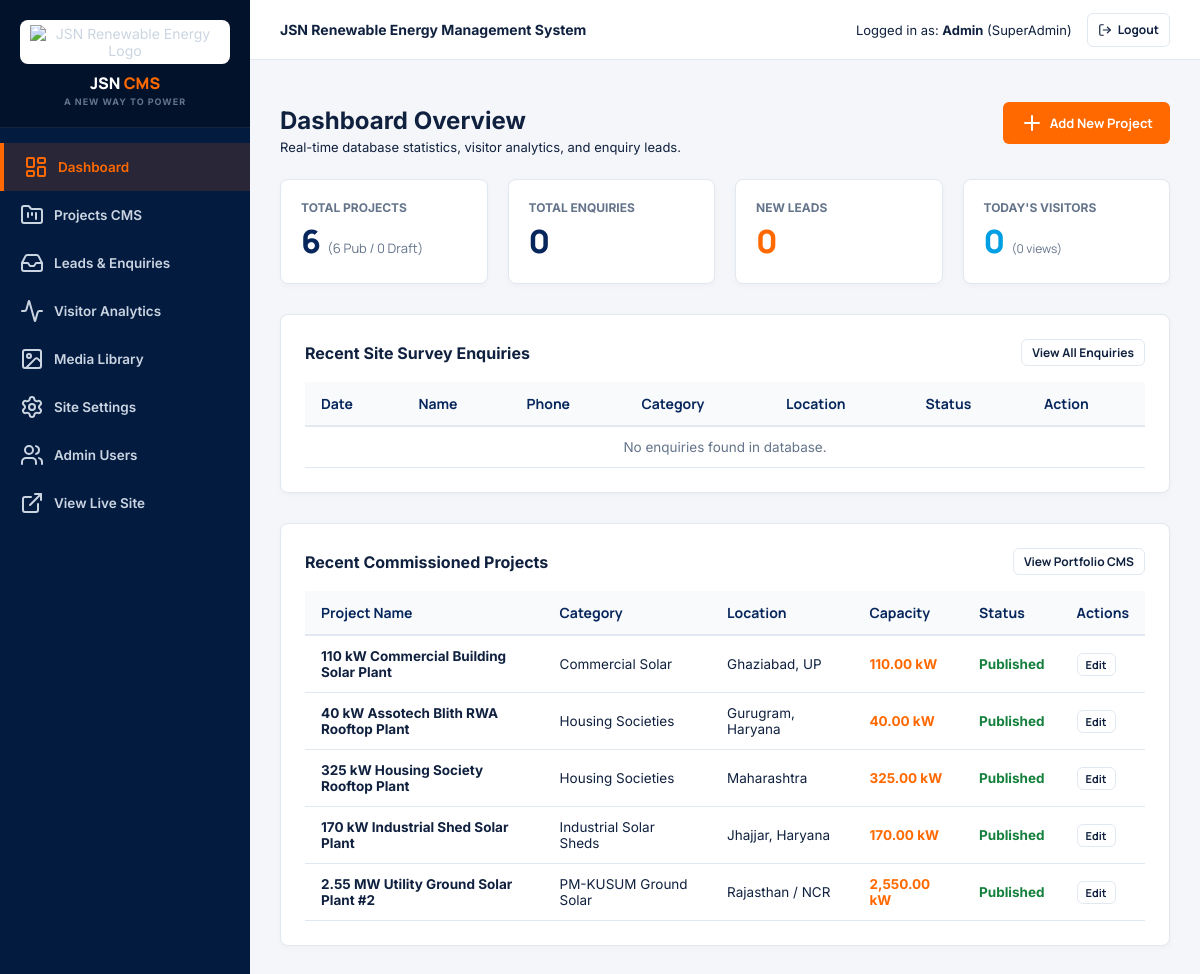
The app's page /admin/dashboard.php (signed in), older data.
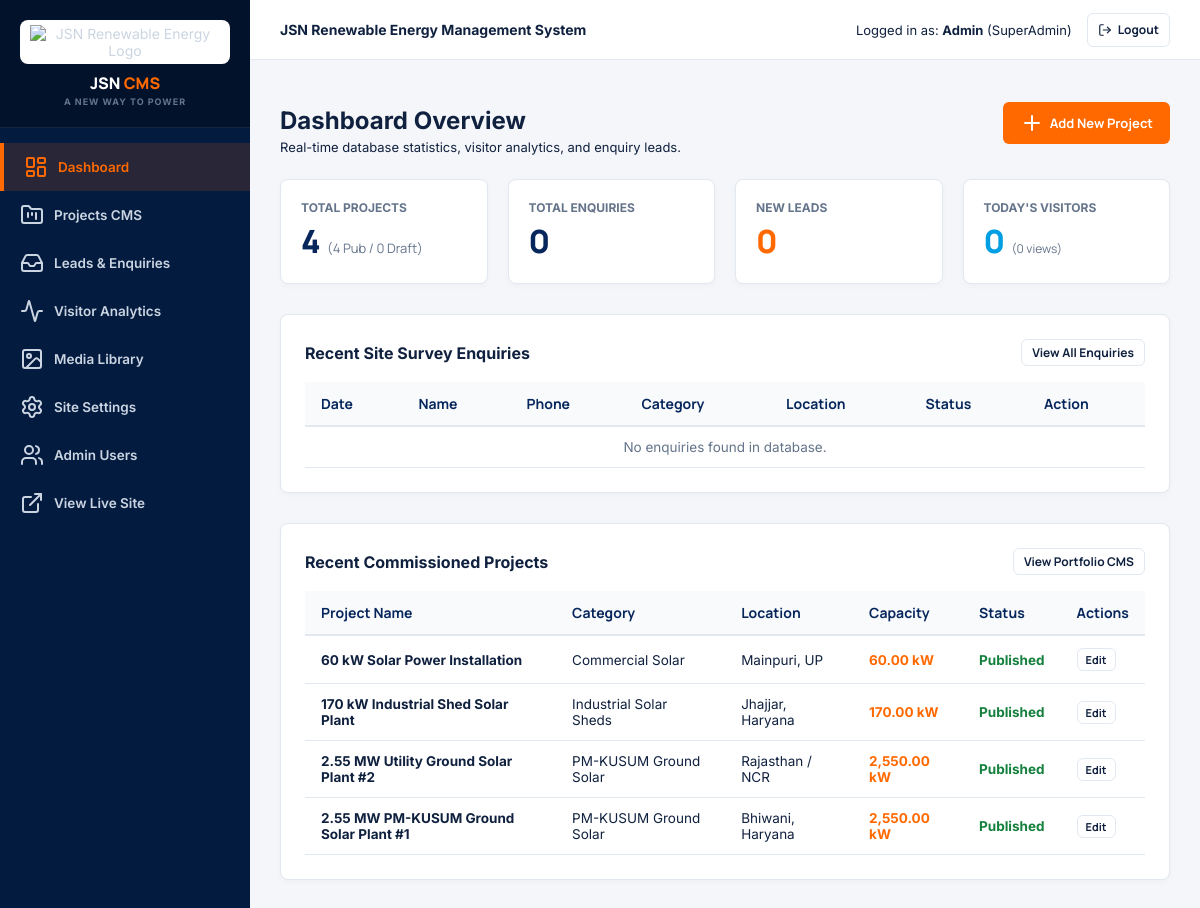
The same page, newer data.
### tables this page shows
CREATE TABLE IF NOT EXISTS `projects` (
    `id` INT AUTO_INCREMENT PRIMARY KEY,
    `title` VARCHAR(255) NOT NULL,
    `slug` VARCHAR(255) NOT NULL UNIQUE,
    `category` ENUM('Commercial Solar', 'Industrial Solar Sheds', 'PM-KUSUM Ground Solar', 'Housing Societies', 'Government & PSU', 'Hospitals', 'Schools & Institutions') NOT NULL,
    `location` VARCHAR(150) NOT NULL,
    `client_name` VARCHAR(150) NULL,
    `system_type` ENUM('On-Grid Solar', 'Off-Grid Solar', 'Hybrid Solar', 'Ground-Mounted Solar') DEFAULT 'On-Grid Solar',
    `capacity_kw` DECIMAL(10,2) NOT NULL DEFAULT 0.00,
    `completion_date` DATE NULL,
    `description` TEXT NULL,
    `hero_image` VARCHAR(255) NULL,
    `is_published` TINYINT(1) DEFAULT 1,
    `is_featured` TINYINT(1) DEFAULT 0,
    `seo_title` VARCHAR(255) NULL,
    `seo_description` TEXT NULL,
    `created_at` DATETIME DEFAULT CURRENT_TIMESTAMP,
    `updated_at` DATETIME DEFAULT CURRENT_TIMESTAMP ON UPDATE CURRENT_TIMESTAMP
);

### functions.php (called while the page is built, shortened)
<?php
function sanitize($data) {
    return htmlspecialchars(trim((string)($data ?? '')), ENT_QUOTES, 'UTF-8');
}
?>

### admin/dashboard.php (the view, shortened to what this page needs)
<?php
require_once __DIR__ . '/includes/header.php';
$db = getDB();
$totalEnquiries = 0;
$newEnquiries = 0;
$totalProjects = 0;
$publishedProjects = 0;
$draftProjects = 0;
$todayVisitors = 0;
$todayPageViews = 0;
$recentEnquiries = [];
$recentProjects = [];
if ($db) {
    try {
        $totalEnquiries = $db->query("SELECT COUNT(*) FROM enquiries")->fetchColumn();
        $newEnquiries = $db->query("SELECT COUNT(*) FROM enquiries WHERE status = 'New'")->fetchColumn();
        $totalProjects = $db->query("SELECT COUNT(*) FROM projects")->fetchColumn();
        $publishedProjects = $db->query("SELECT COUNT(*) FROM projects WHERE is_published = 1")->fetchColumn();
        $draftProjects = $db->query("SELECT COUNT(*) FROM projects WHERE is_published = 0")->fetchColumn();
        $todayVisitors = $db->query("SELECT COUNT(DISTINCT session_id) FROM visitor_logs WHERE DATE(created_at) = CURDATE()")->fetchColumn();
        $todayPageViews = $db->query("SELECT COUNT(*) FROM visitor_logs WHERE DATE(created_at) = CURDATE()")->fetchColumn();
        $recentEnquiries = $db->query("SELECT * FROM enquiries ORDER BY id DESC LIMIT 5")->fetchAll();
        $recentProjects = $db->query("SELECT * FROM projects ORDER BY id DESC LIMIT 5")->fetchAll();
    } catch (Exception $e) {
    }
}
?>
<div style="display:flex; justify-content:space-between; align-items:center; margin-bottom: 24px;">
    <div>
        <h1 style="font-size: 24px; margin-bottom: 4px;">Dashboard Overview</h1>
        <p style="margin: 0; font-size: 13px;">Real-time database statistics, visitor analytics, and enquiry leads.</p>
    </div>
    <div>
        <a href="project-edit.php" class="admin-btn admin-btn-primary"><i data-lucide="plus"></i> Add New Project</a>
    </div>
</div>
<div class="metrics-grid">
    <div class="metric-card">
        <div class="metric-label">Total Projects</div>
        <div class="metric-number"><?php echo number_format($totalProjects); ?> <span style="font-size:13px; color:var(--admin-muted); font-weight:normal;">(<?php echo $publishedProjects; ?> Pub / <?php echo $draftProjects; ?> Draft)</span></div>
    </div>
    <div class="metric-card">
        <div class="metric-label">Total Enquiries</div>
        <div class="metric-number"><?php echo number_format($totalEnquiries); ?></div>
    </div>
    <div class="metric-card">
        <div class="metric-label">New Leads</div>
        <div class="metric-number" style="color: var(--admin-orange);"><?php echo number_format($newEnquiries); ?></div>
    </div>
    <div class="metric-card">
        <div class="metric-label">Today's Visitors</div>
        <div class="metric-number" style="color: var(--admin-blue);"><?php echo number_format($todayVisitors); ?> <span style="font-size:12px; color:var(--admin-muted); font-weight:normal;">(<?php echo $todayPageViews; ?> views)</span></div>
    </div>
</div>
<div class="admin-card">
    <div style="display:flex; justify-content:space-between; align-items:center; margin-bottom: 16px;">
        <h3 style="margin:0; font-size:16px;">Recent Site Survey Enquiries</h3>
        <a href="enquiries.php" class="admin-btn admin-btn-outline" style="padding: 4px 10px; font-size: 12px;">View All Enquiries</a>
    </div>
    <div class="table-responsive">
        <table class="admin-table">
            <thead>
                <tr>
                    <th>Date</th>
                    <th>Name</th>
                    <th>Phone</th>
                    <th>Category</th>
                    <th>Location</th>
                    <th>Status</th>
                    <th>Action</th>
                </tr>
            </thead>
            <tbody>
                <?php if (empty($recentEnquiries)): ?>
                    <tr><td colspan="7" style="text-align:center; color: var(--admin-muted);">No enquiries found in database.</td></tr>
                <?php endif; ?>
            </tbody>
        </table>
    </div>
</div>
<div class="admin-card">
    <div style="display:flex; justify-content:space-between; align-items:center; margin-bottom: 16px;">
        <h3 style="margin:0; font-size:16px;">Recent Commissioned Projects</h3>
        <a href="projects.php" class="admin-btn admin-btn-outline" style="padding: 4px 10px; font-size: 12px;">View Portfolio CMS</a>
    </div>
    <div class="table-responsive">
        <table class="admin-table">
            <thead>
                <tr>
                    <th>Project Name</th>
                    <th>Category</th>
                    <th>Location</th>
                    <th>Capacity</th>
                    <th>Status</th>
                    <th>Actions</th>
                </tr>
            </thead>
            <tbody>
                <?php if (empty($recentProjects)): ?>
                    <tr><td colspan="6" style="text-align:center; color: var(--admin-muted);">No projects found in database.</td></tr>
                <?php else: ?>
                    <?php foreach ($recentProjects as $proj): ?>
                        <tr>
                            <td><strong><?php echo sanitize($proj['title']); ?></strong></td>
                            <td><?php echo sanitize($proj['category']); ?></td>
                            <td><?php echo sanitize($proj['location']); ?></td>
                            <td><strong style="color:var(--admin-orange);"><?php echo number_format($proj['capacity_kw'], 2); ?> kW</strong></td>
                            <td><?php echo $proj['is_published'] ? '<span style="color:#15803D; font-weight:bold;">Published</span>' : '<span style="color:#991B1B;">Draft</span>'; ?></td>
                            <td><a href="project-edit.php?id=<?php echo $proj['id']; ?>" class="admin-btn admin-btn-outline" style="padding:3px 8px; font-size:11px;">Edit</a></td>
                        </tr>
                    <?php endforeach; ?>
                <?php endif; ?>
            </tbody>
        </table>
    </div>
</div>
<?php require_once __DIR__ . '/includes/footer.php'; ?>

### admin/includes/header.php (shortened to what this page needs)
<?php
require_once __DIR__ . '/../../functions.php';
$currentPage = basename($_SERVER['PHP_SELF']);
?>
<!DOCTYPE html>
<html lang="en">
<head>
    <link rel="stylesheet" href="css/admin.css">
</head>
<body>
<div class="admin-wrapper">
    <aside class="admin-sidebar">
        <div class="admin-brand" style="text-align:center;">
            <img src="../assets/logo.png" alt="JSN Renewable Energy Logo" style="height:44px; width:auto; background:#FFFFFF; padding:5px 10px; border-radius:8px; margin-bottom:8px; object-fit:contain;">
            <div class="admin-brand-title">JSN <span>CMS</span></div>
            <div class="admin-brand-tag">A new way to power</div>
        </div>
        <ul class="admin-nav">
            <li class="<?php echo $currentPage === 'dashboard.php' ? 'active' : ''; ?>">
                <a href="dashboard.php"><i data-lucide="layout-dashboard"></i> Dashboard</a>
            </li>
            <li class="<?php echo in_array($currentPage, ['projects.php', 'project-edit.php'], true) ? 'active' : ''; ?>">
                <a href="projects.php"><i data-lucide="folder-kanban"></i> Projects CMS</a>
            </li>
            <li class="<?php echo $currentPage === 'enquiries.php' ? 'active' : ''; ?>">
                <a href="enquiries.php"><i data-lucide="inbox"></i> Leads &amp; Enquiries</a>
            </li>
            <li class="<?php echo $currentPage === 'visitors.php' ? 'active' : ''; ?>">
                <a href="visitors.php"><i data-lucide="activity"></i> Visitor Analytics</a>
            </li>
            <li class="<?php echo $currentPage === 'media.php' ? 'active' : ''; ?>">
                <a href="media.php"><i data-lucide="image"></i> Media Library</a>
            </li>
            <li class="<?php echo $currentPage === 'settings.php' ? 'active' : ''; ?>">
                <a href="settings.php"><i data-lucide="settings"></i> Site Settings</a>
            </li>
            <li class="<?php echo $currentPage === 'users.php' ? 'active' : ''; ?>">
                <a href="users.php"><i data-lucide="users"></i> Admin Users</a>
            </li>
            <li>
                <a href="../index.php" target="_blank"><i data-lucide="external-link"></i> View Live Site</a>
            </li>
        </ul>
    </aside>
    <div class="admin-main">
        <header class="admin-topbar">
            <div>
                <strong>JSN Renewable Energy Management System</strong>
            </div>
            <div class="admin-user-info">
                <span>Logged in as: <strong><?php echo sanitize($_SESSION['admin_user'] ?? 'Admin'); ?></strong> (<?php echo sanitize($_SESSION['admin_role'] ?? 'SuperAdmin'); ?>)</span>
                <a href="logout.php" class="admin-btn admin-btn-outline" style="padding: 4px 10px; font-size: 12px;"><i data-lucide="log-out" style="width:14px;"></i> Logout</a>
            </div>
        </header>
        <main class="admin-content">

### admin/includes/footer.php (shortened to what this page needs)
        </main>
    </div>
</div>
</body>
</html>

### admin/css/admin.css (style rules this page uses)
:root { --admin-navy: #041B40; --admin-primary: #06265C; --admin-orange: #FF6900; --admin-blue: #009FE3; --admin-bg: #F4F6F9; --admin-white: #FFFFFF; --admin-text: #10213F; --admin-muted: #64748B; --admin-border: #E2E8F0; --admin-radius: 8px; --font-head: 'Manrope', sans-serif; --font-body: 'Inter', sans-serif; }
* { box-sizing: border-box; }
body { margin: 0; padding: 0; font-family: var(--font-body); background: var(--admin-bg); color: var(--admin-text); font-size: 14px; }
.admin-wrapper { display: flex; min-height: 100vh; }
.admin-sidebar { width: 250px; background: var(--admin-navy); color: #CBD5E1; display: flex; flex-direction: column; flex-shrink: 0; }
.admin-brand { padding: 20px; background: #02122b; border-bottom: 1px solid rgba(255,255,255,0.08); }
.admin-brand-title { font-family: var(--font-head); font-weight: 800; font-size: 16px; color: var(--admin-white); }
.admin-brand-title span { color: var(--admin-orange); }
.admin-brand-tag { font-size: 9px; text-transform: uppercase; color: var(--admin-muted); letter-spacing: 1px; font-weight: 700; margin-top: 2px; }
.admin-nav { list-style: none; padding: 15px 0; margin: 0; flex-grow: 1; }
.admin-nav li a { display: flex; align-items: center; gap: 10px; padding: 12px 20px; color: #CBD5E1; text-decoration: none; font-weight: 600; font-size: 13.5px; transition: 0.2s; }
.admin-nav li a:hover, .admin-nav li.active a { background: rgba(255, 105, 0, 0.15); color: var(--admin-orange); border-left: 4px solid var(--admin-orange); }
.admin-main { flex-grow: 1; display: flex; flex-direction: column; min-width: 0; }
.admin-topbar { height: 60px; background: var(--admin-white); border-bottom: 1px solid var(--admin-border); display: flex; align-items: center; justify-content: space-between; padding: 0 30px; }
.admin-user-info { display: flex; align-items: center; gap: 15px; font-size: 13px; }
.admin-content { padding: 30px; flex-grow: 1; }
.metrics-grid { display: grid; grid-template-columns: repeat(auto-fit, minmax(200px, 1fr)); gap: 20px; margin-bottom: 30px; }
.metric-card { background: var(--admin-white); padding: 20px; border-radius: var(--admin-radius); border: 1px solid var(--admin-border); box-shadow: 0 2px 6px rgba(0,0,0,0.03); }
.metric-number { font-family: var(--font-head); font-size: 32px; font-weight: 800; color: var(--admin-primary); margin-top: 4px; }
.metric-label { font-size: 12px; font-weight: 700; text-transform: uppercase; color: var(--admin-muted); }
.admin-card { background: var(--admin-white); border-radius: var(--admin-radius); border: 1px solid var(--admin-border); box-shadow: 0 2px 6px rgba(0,0,0,0.03); padding: 24px; margin-bottom: 30px; }
.table-responsive { width: 100%; overflow-x: auto; }
.admin-table { width: 100%; border-collapse: collapse; text-align: left; }
.admin-table th { background: #F8FAFC; padding: 12px 16px; border-bottom: 2px solid var(--admin-border); font-family: var(--font-head); font-weight: 700; color: var(--admin-primary); }
.admin-table td { padding: 12px 16px; border-bottom: 1px solid var(--admin-border); font-size: 13.5px; }
.admin-btn { padding: 8px 16px; border-radius: 6px; font-family: var(--font-head); font-weight: 700; font-size: 13px; text-decoration: none; display: inline-flex; align-items: center; gap: 6px; border: 1px solid transparent; cursor: pointer; }
.admin-btn-primary { background: var(--admin-orange); color: var(--admin-white); }
.admin-btn-outline { background: transparent; border-color: var(--admin-border); color: var(--admin-text); }

Row changes from the older to the newer data that the page shows:
removed projects: title "110 kW Commercial Building Solar Plant", category "Commercial Solar", location "Ghaziabad, UP", capacity_kw "110.00", is_published "Published"
removed projects: title "40 kW Assotech Blith RWA Rooftop Plant", category "Housing Societies", location "Gurugram, Haryana", capacity_kw "40.00", is_published "Published"
changed projects: title "325 kW Housing Society Rooftop Plant" → "60 kW Solar Power Installation"; category "Housing Societies" → "Commercial Solar"; location "Maharashtra" → "Mainpuri, UP"; capacity_kw "325.00" → "60.00"
now on this page (row edited): projects: title "2.55 MW PM-KUSUM Ground Solar Plant #1", category "PM-KUSUM Ground Solar", location "Bhiwani, Haryana", capacity_kw "2,550.00", is_published "Published"
Text that changed along with them:
$totalProjects: "6" → "4"
$publishedProjects: "6" → "4"
